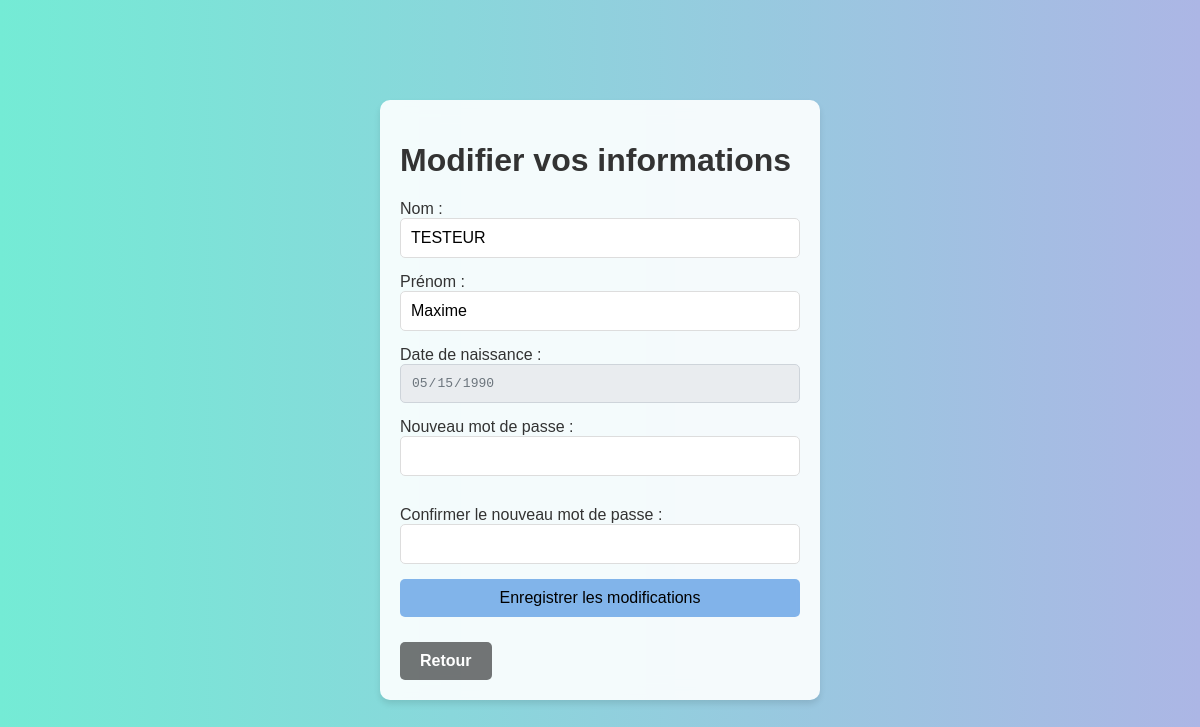
The page /settings/7 on the database its author committed.
### app.py (models this page shows)
class User(db.Model):
    id = db.Column(db.Integer, primary_key=True)
    name = db.Column(db.String(100), nullable=False)
    surname = db.Column(db.String(100), nullable=False)
    dob = db.Column(db.String(10), nullable=False)
    deposit = db.Column(db.Float, nullable=False)
    password = db.Column(db.String(200), nullable=False)
    transactions = db.relationship('Transaction', backref='user', lazy=True)  # Relation avec les transactions

### app.py (the view, shortened to what this page needs)
@app.route('/settings/<int:user_id>', methods=['GET', 'POST'])
def settings(user_id):
    user = User.query.get(user_id)
    wallet = Wallet.query.filter_by(name=user.name, surname=user.surname, dob=user.dob).first()
    return render_template('settings.html', user=user)

### templates/settings.html (shortened to what this page needs)
<!DOCTYPE html>
<html lang="fr">
<head>
    <link rel="stylesheet" href="{{ url_for('static', filename='style.css') }}">
</head>
<body class="settings-page">
    <div class="form-container">
        <div class="form-box">
            <h1>Modifier vos informations</h1>
            <form id="settings-form" action="/settings/{{ user.id }}" method="POST">
                <label for="name">Nom :</label>
                <input type="text" id="name" name="name" value="{{ user.name }}" required>
                <label for="surname">Prénom :</label>
                <input type="text" id="surname" name="surname" value="{{ user.surname }}" required>
                <label for="dob">Date de naissance :</label>
                <input type="date" id="dob" name="dob" value="{{ user.dob }}" disabled>
                <label for="new_password">Nouveau mot de passe :</label>
                <input type="password" id="new_password" name="new_password">
                <label for="confirm_password">Confirmer le nouveau mot de passe :</label>
                <input type="password" id="confirm_password" name="confirm_password">
                <button type="submit">Enregistrer les modifications</button>
            </form>
            <a href="/home/{{ user.id }}" class="btn btn-back">Retour</a>
        </div>
    </div>
</body>
</html>

### static/style.css (style rules this page uses)
body { font-family: Arial, sans-serif; background: linear-gradient(to right, #74ebd5, #acb6e5); color: #333; display: flex; justify-content: center; align-items: center; height: 100vh; margin: 0; padding: 0; }
.btn-back { background-color: #0202028a; color: #fff; padding: 10px 20px; text-decoration: none; border-radius: 5px; margin-top: 10px; display: inline-block; text-align: center; transition: background-color 0.3s ease; }
input[disabled] { background-color: #e9ecef; color: #6c757d; border: 1px solid #ced4da; cursor: not-allowed; }
.form-container { display: flex; justify-content: center; align-items: center; width: 100%; height: 100%; }
.form-box { width: 100%; max-width: 400px; padding: 20px; background-color: rgba(255, 255, 255, 0.9); border-radius: 10px; box-shadow: 0 4px 6px rgba(0, 0, 0, 0.1); backdrop-filter: blur(10px); }
input, button { padding: 10px; margin-bottom: 15px; border: 1px solid #ddd; border-radius: 5px; font-size: 1em; width: 100%; box-sizing: border-box; }
button { background-color: #4a91e2ab; color: #000000; border: none; cursor: pointer; transition: background-color 0.3s ease; }
a { color: #4a90e2; text-decoration: none; font-weight: bold; }

### rows shown on the page
User: name "TESTEUR", surname "Maxime", dob "05/15/1990"
